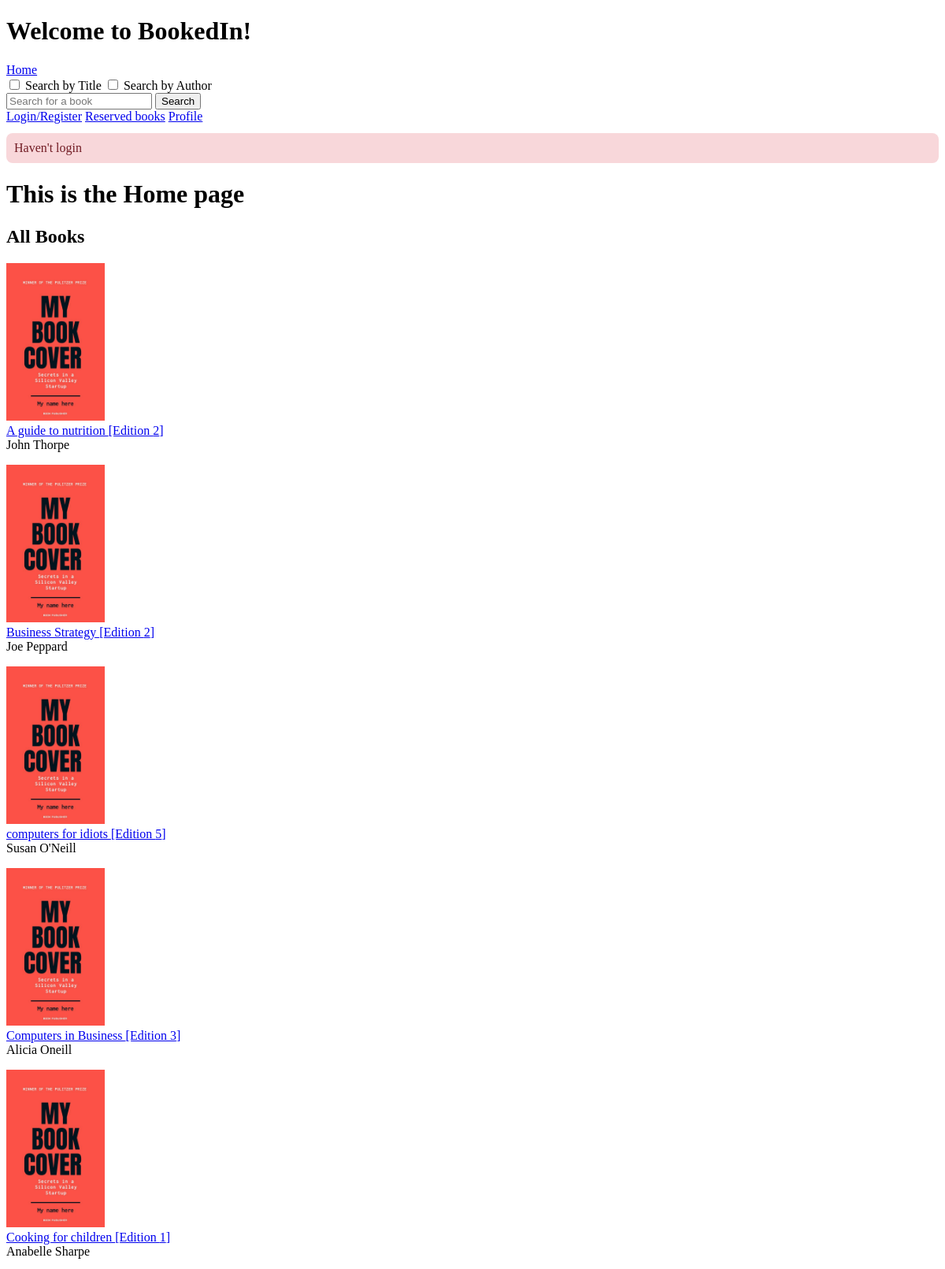
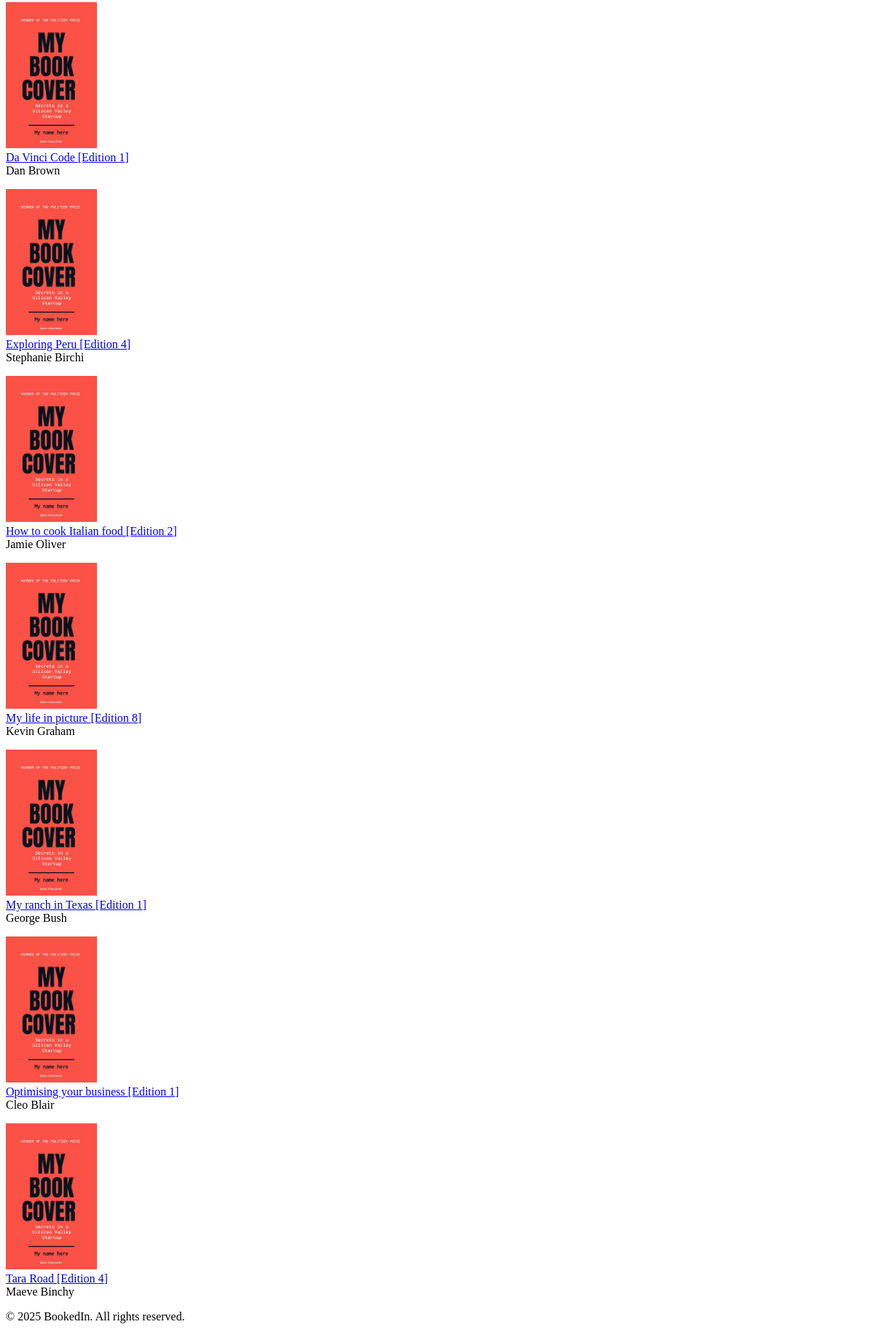
The page /pages/index.php on the database its author committed (2 pictures, top to bottom).
### tables this page shows
CREATE TABLE Books
(
    ISBN        VARCHAR(15) NOT NULL PRIMARY KEY,
    BookTitle   VARCHAR(25) NOT NULL,
    Author      VARCHAR(20),
    Edition     CHAR(1),
    Year        INT,
    CategoryID  CHAR(3),
    FOREIGN KEY (CategoryID) REFERENCES Categories(CategoryID)
);

### pages/index.php (the view, shortened to what this page needs)
<?php
include "includes/db_connect.php";
if (!$_SESSION['username']) {
    $error = "Haven't login";
} else {
    $message = "Logged in as " . $_SESSION['username'];
}
$sql = "SELECT * FROM Books ORDER BY BookTitle";
$result = $conn -> query($sql);
include "includes/header.php";
include "includes/show_message.php";
?>
<h1>This is the Home page</h1>
<h2>All Books</h2>
<?php
    while ($row = $result -> fetch_assoc()) {
        echo "<div class='book'>";
        echo '<img src="../images/template.png" alt="Book Template" height="200">' . '<br>';
        echo "<a href='book_info.php?isbn={$row['ISBN']}'> {$row['BookTitle']} [Edition {$row['Edition']}] </a> <br>";
        echo "{$row['Author']}</p>";
        echo "</div>";
    }
?>
<?php include "includes/footer.php";?>

### pages/includes/header.php (shortened to what this page needs)
<!DOCTYPE html>
<html lang="en">
<head>
    <link rel="stylesheet" href="/booked-in-web/css/style.css">
</head>
<body>
    <header>
        <h1>Welcome to BookedIn!</h1>
        <nav>
            <a href="index.php">Home</a>
            <Search>
                <form action="search.php" method="POST">
                    <input type="checkbox" id="by_title" name="search_by[]" value="by_title">
                    <label for="by_title">Search by Title</label>
                    <input type="checkbox" id="by_author" name="search_by[]" value="by_author">
                    <label for="by_author">Search by Author</label>
                    <br>
                    <input type="text" id="search" name="search" placeholder="Search for a book" required>
                    <input type="submit" value="Search">
                </form>
            </Search>
            <?php
            if (!$_SESSION['userid']) {
                echo "<a href='login.php'>Login/Register</a>";
            } else {
                echo "<a href='logout.php'>Logout</a>";
                $message = "Logged in as " . $_SESSION['username'];
            }
            ?>
            <a href="view_reserved.php">Reserved books</a>
            <a href="profile.php">Profile</a>
        </nav>
    </header>

### pages/includes/show_message.php (shortened to what this page needs)
<?php if (!empty($error)): ?>
    <div class="error">
        <?= htmlspecialchars($error) ?>
    </div>
<?php endif; ?>

### pages/includes/footer.php
    <footer>
        <p>&copy; 2025 BookedIn. All rights reserved.</p>
    </footer>
</body>
</html>

### css/style.css (style rules this page uses)
.error { color:#721c24; background:#f8d7da; padding:10px; border-radius:8px; margin:12px 0; }

### rows shown on the page
books: BookTitle "A guide to nutrition", Edition "2", Author "John Thorpe"
books: BookTitle "Business Strategy", Edition "2", Author "Joe Peppard"
books: BookTitle "computers for idiots", Edition "5", Author "Susan O'Neill"
books: BookTitle "Computers in Business", Edition "3", Author "Alicia Oneill"
books: BookTitle "Cooking for children", Edition "1", Author "Anabelle Sharpe"
books: BookTitle "Da Vinci Code", Edition "1", Author "Dan Brown"
books: BookTitle "Exploring Peru", Edition "4", Author "Stephanie Birchi"
books: BookTitle "How to cook Italian food", Edition "2", Author "Jamie Oliver"
books: BookTitle "My life in picture", Edition "8", Author "Kevin Graham"
books: BookTitle "My ranch in Texas", Edition "1", Author "George Bush"
books: BookTitle "Optimising your business", Edition "1", Author "Cleo Blair"
books: BookTitle "Tara Road", Edition "4", Author "Maeve Binchy"

### other values the page prints
$error "Haven't login"
